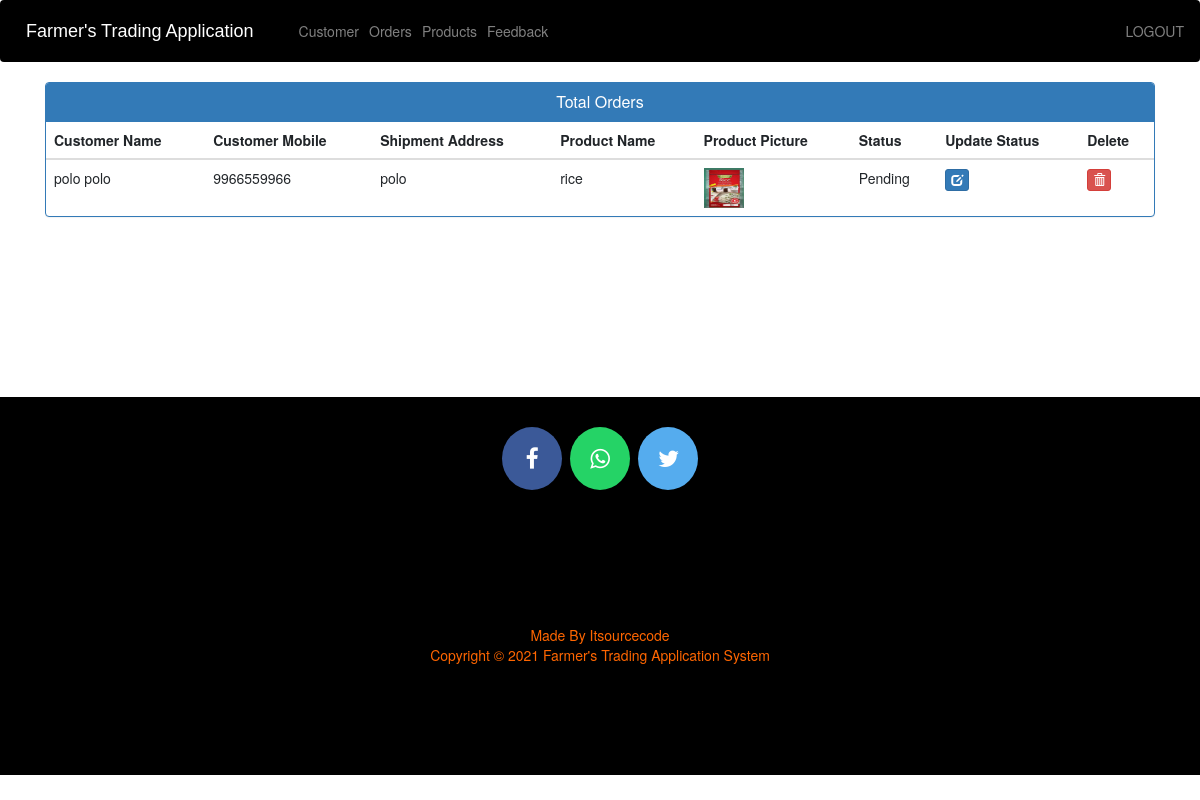
The app's page /admin-view-booking (signed in) with its own data.
### ecom/models.py (models this page shows, shortened)
class Customer(models.Model):
    user=models.OneToOneField(User,on_delete=models.CASCADE)
    profile_pic= models.ImageField(upload_to='profile_pic/CustomerProfilePic/',null=True,blank=True)
    address = models.CharField(max_length=40)
    mobile = models.CharField(max_length=20,null=False)
    @property
    def get_name(self):
        return self.user.first_name+" "+self.user.last_name

class Orders(models.Model):
    STATUS =(
        ('Pending','Pending'),
        ('Order Confirmed','Order Confirmed'),
        ('Out for Delivery','Out for Delivery'),
        ('Delivered','Delivered'),
    )
    customer=models.ForeignKey('Customer', on_delete=models.CASCADE,null=True)
    product=models.ForeignKey('Product',on_delete=models.CASCADE,null=True)
    email = models.CharField(max_length=50,null=True)
    address = models.CharField(max_length=500,null=True)
    mobile = models.CharField(max_length=20,null=True)
    order_date= models.DateField(auto_now_add=True,null=True)
    status=models.CharField(max_length=50,null=True,choices=STATUS)

class Product(models.Model):
    name=models.CharField(max_length=40)
    product_image= models.ImageField(upload_to='product_image/',null=True,blank=True)
    price = models.PositiveIntegerField()
    description=models.CharField(max_length=40)

### ecom/views.py (the view)
# urls.py: path('admin-view-booking', views.admin_view_booking_view,name='admin-view-booking'),
@login_required(login_url='adminlogin')
def admin_view_booking_view(request):
    orders=models.Orders.objects.all()
    ordered_products=[]
    ordered_bys=[]
    for order in orders:
        ordered_product=models.Product.objects.all().filter(id=order.product.id)
        ordered_by=models.Customer.objects.all().filter(id = order.customer.id)
        ordered_products.append(ordered_product)
        ordered_bys.append(ordered_by)
    return render(request,'ecom/admin_view_booking.html',{'data':zip(ordered_products,ordered_bys,orders)})

### templates/ecom/admin_view_booking.html (shortened to what this page needs)
{% extends 'ecom/admin_base.html' %}
{% load static %}
{% block content %}
<head>
  <link href="//netdna.bootstrapcdn.com/bootstrap/3.0.0/css/bootstrap.min.css" rel="stylesheet" id="bootstrap-css">
</head>
<div class="container">
  <div class="panel panel-primary">
    <div class="panel-heading">
      <h6 class="panel-title">Total Orders</h6>
    </div>
    <table class="table table-hover" id="dev-table">
      <thead>
        <tr>
          <th>Customer Name</th>
          <th>Customer Mobile</th>
          <th>Shipment Address</th>
          <th>Product Name</th>
          <th>Product Picture</th>
          <th>Status</th>
          <th>Update Status</th>
          <th>Delete</th>
        </tr>
      </thead>
      {% for product,customer,order in data %}
      <tr>
        {% for c in customer %}
        <td> {{c.get_name}}</td>
        <td>{{c.mobile}}</td>
        <td>{{order.address}}</td>
        {% endfor %}
        {% for p in product %}
        <td> {{p.name}}</td>
        <td> <img src="{% static p.product_image.url %}" alt="Profile Pic" height="40px" width="40px" /></td>
        <td>{{order.status}}</td>
        <td><a class="btn btn-primary btn-xs" href="{% url 'update-order' order.id  %}"><span class="glyphicon glyphicon-edit"></span></a></td>
        <td><a class="btn btn-danger btn-xs" href="{% url 'delete-order' order.id  %}"><span class="glyphicon glyphicon-trash"></span></a></td>
        {% endfor %}
      </tr>
      {% endfor %}
    </table>
  </div>
</div>
{% endblock content %}

### templates/ecom/admin_view_booking.html (style rules this page uses)
a:link { text-decoration: none; }
h6 { text-align: center; }

### records on screen
Orders: address "polo", status "Pending"
Customer: get_name "polo polo", mobile "9966559966"
Product: name "rice", product_image (picture)
